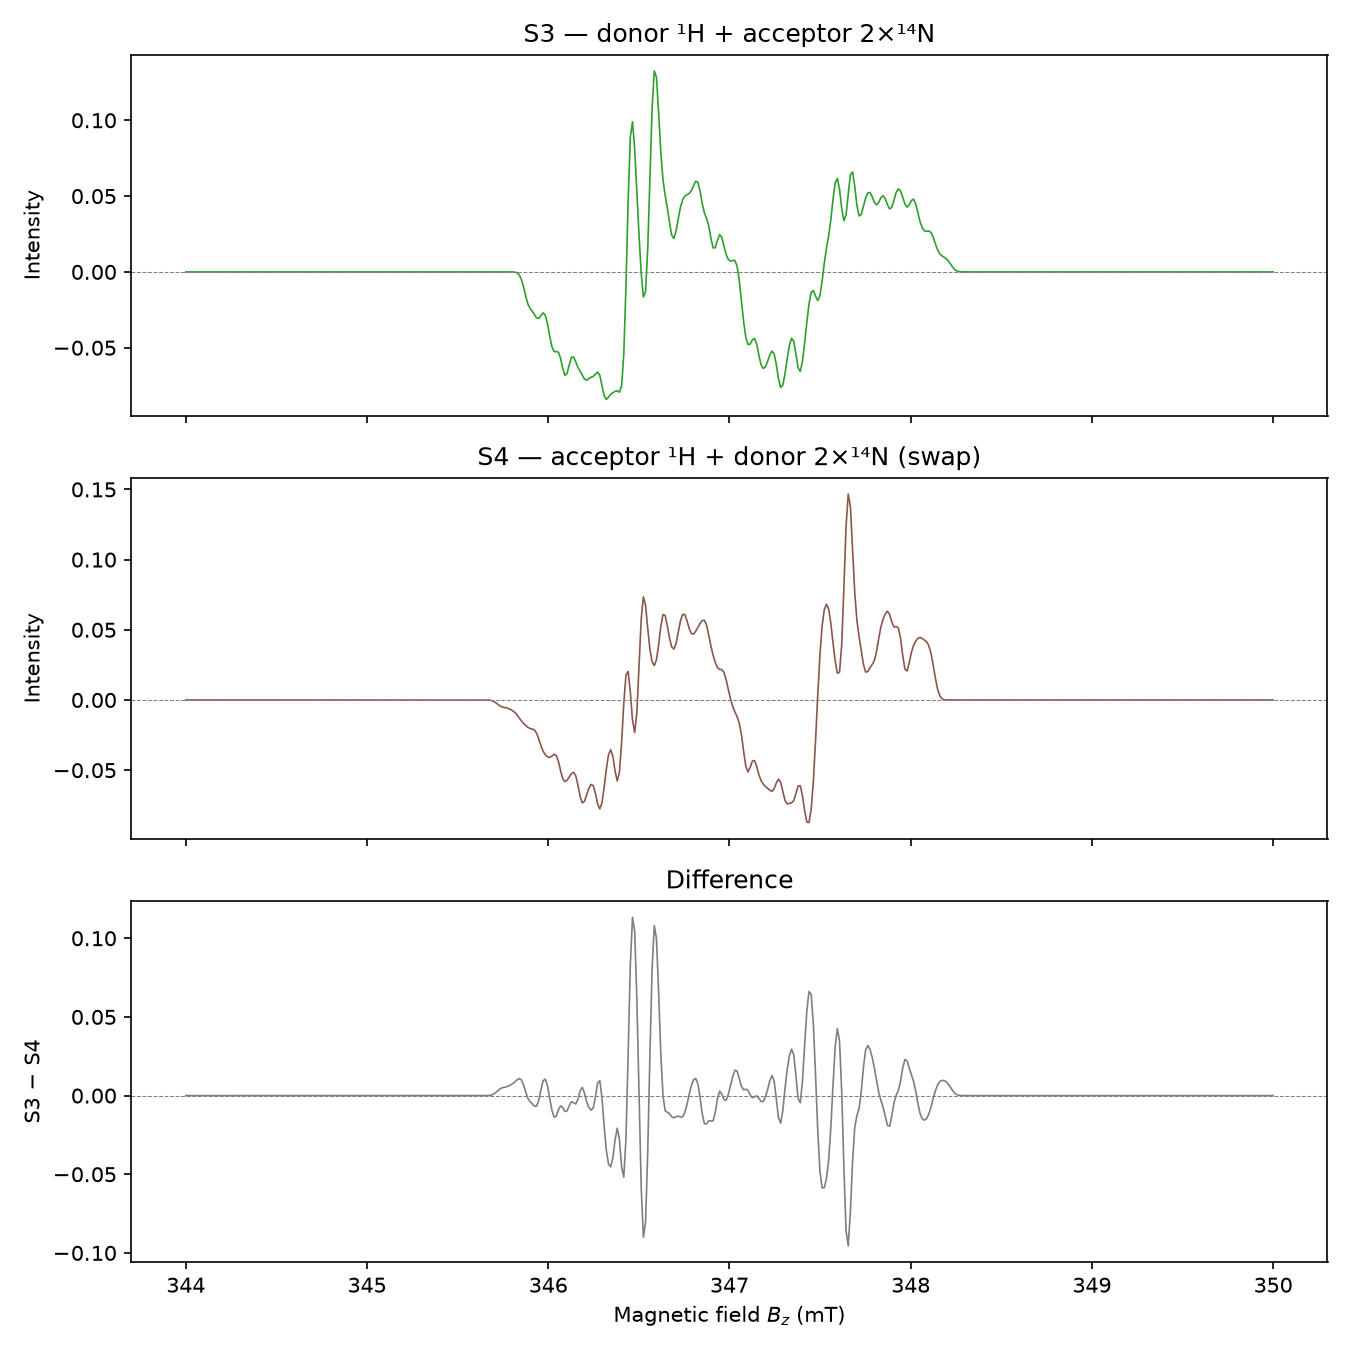

This figure's Python source:
"""Example: donor/acceptor swap comparison (S3 vs S4).

The two systems S3 and S4 are identical except that the donor and
acceptor nuclei assignments are swapped.  This example demonstrates
how the same nuclei produce different spectra depending on which
radical they belong to.

Run::

    uv run python examples/donor_acceptor_swap.py
"""

import os

import matplotlib.pyplot as plt
import numpy as np
from _systems import FIELD_AXIS, make_experiment, make_S3, make_S4, make_simopt

from radpair.core import do_simulation


def main() -> None:
    exp = make_experiment()
    simopt = make_simopt()

    s3 = do_simulation(make_S3(), exp, simopt)
    s4 = do_simulation(make_S4(), exp, simopt)

    print(f"S3 sum: {s3.sum():.10e}")
    print(f"S4 sum: {s4.sum():.10e}")
    print(f"Max abs diff: {np.max(np.abs(s3 - s4)):.2e}")

    fig, axes = plt.subplots(3, 1, figsize=(9, 9), sharex=True)

    axes[0].plot(FIELD_AXIS, s3, lw=0.8, color="C2")
    axes[0].set_ylabel("Intensity")
    axes[0].set_title("S3 — donor ¹H + acceptor 2×¹⁴N")
    axes[0].axhline(0, color="gray", lw=0.5, ls="--")

    axes[1].plot(FIELD_AXIS, s4, lw=0.8, color="C5")
    axes[1].set_ylabel("Intensity")
    axes[1].set_title("S4 — acceptor ¹H + donor 2×¹⁴N (swap)")
    axes[1].axhline(0, color="gray", lw=0.5, ls="--")

    axes[2].plot(FIELD_AXIS, s3 - s4, lw=0.8, color="C7")
    axes[2].set_ylabel("S3 − S4")
    axes[2].set_xlabel("Magnetic field $B_z$ (mT)")
    axes[2].set_title("Difference")
    axes[2].axhline(0, color="gray", lw=0.5, ls="--")

    fig.tight_layout()
    out = os.path.join(os.path.dirname(__file__), "donor_acceptor_swap.png")
    fig.savefig(out, dpi=150)
    print(f"Plot saved to {out}")
    plt.close(fig)


if __name__ == "__main__":
    main()
